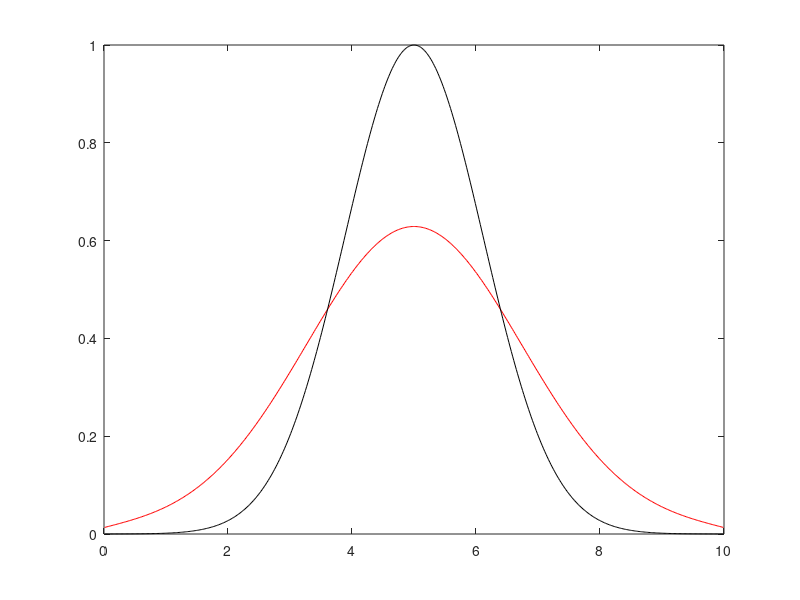
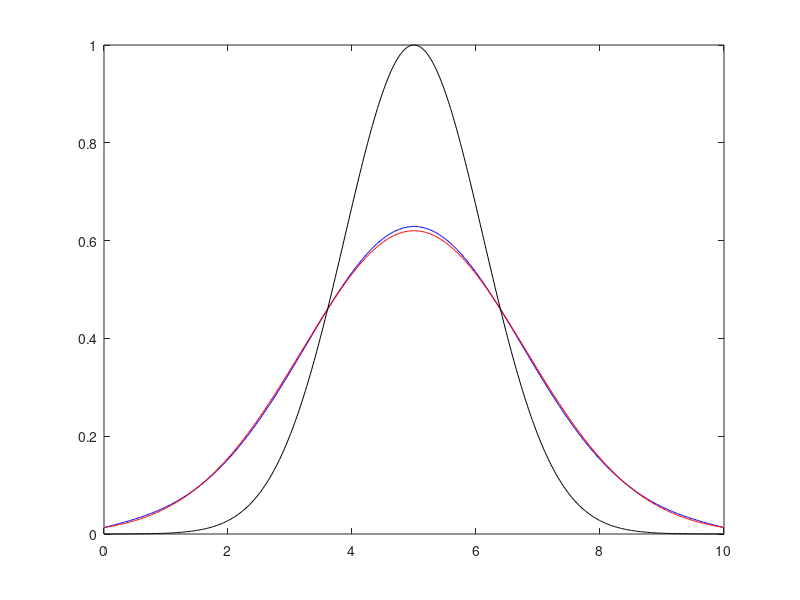

These charts were generated, in order, by the following MATLAB code:
% dampening scheme for possion equations dT2/dx2=0
%Write it in another format
% Vx=dP/dx
% dVxdx=f(x)

%Diffusion Eq: dTdt=D*Laplace(T)+f
%Adding pseudo time: dTdtau=dTdt-D*Laplace(T)-f

clear;clf

Lx = 10;
D  = 100; 
t0 = Lx*Lx/D/160;
nx=250*2; %nx cell
dx=Lx/nx;
Imax=100*nx;
%Initiation
x=linspace(0,Lx,nx+1);
xc=(x(1:end-1)+x(2:end))/2;
T=zeros(1,nx);
%t0=0.1;  % initial time 0.1
a=0.5*Lx;
T0=exp(-(xc-a).^2/4/D/t0); 
% Notice that boundary condition should depend on t in order to have the simple
%analytical solution. Here we choose t0 to make the boundary temperature close to 0.
%t00=s
Told=T0;
T = T0;
%T=2*rand(1,nx);
%Tana=sin(x);
Vx=zeros(1,nx-1);
f=sin(xc);f(:)=0;
%Boundary condition
ttol=1.6*t0 %0.1*tsc;
Tana = sqrt(t0/(t0+ttol)).*exp(-(xc-a).^2/(4*D*(t0+ttol)));
T(1)=Tana(1);T(end)=Tana(end);
%T(1)=0;
%T(end)=0;
dTdtau=zeros(1,nx-2);
%P([1 end])=0;

cnt=100;
epsi=1e-5;

tsc =Lx*Lx/D;% 100
dt  = 1e-3*tsc     %0.001*tsc
CFL = 0.8;
ndim=1;
%dtaudiff=CFL*dx*dx/2/D/ndim;
dtaudiff=1/(1.0/(dx*dx/D/2.1)+1.0/dt)
itertol=0;
time=0; 

residdT=1e5;
it=0;
damp=1-6*pi/nx;% 0.93 %0.991 %
dampening=1;
while (time<ttol*0.99 &&it<10000)
%for it=1:100
       iter=0; 
       residdT=2*epsi;
%for iter=1:Imax
   while residdT>epsi && iter<Imax
       q           = -D*diff(T)/dx;
       RT          = -(T(2:end-1)-Told(2:end-1))/dt-diff(q)/dx;     
      if dampening == 0  %****dTdtau is used. simple and slow!
        T(2:end-1) = T(2:end-1)+dtaudiff*RT;
      else             %****dT2dtau is used!
        dTdtau     = RT + damp*dTdtau;
        T(2:end-1) = T(2:end-1)+dtaudiff*dTdtau;
      end
       residdT=max(abs(RT)); %dtaudiff*
       iter=iter+1;
       if mod(iter,cnt)==0
         plot(xc,T,'r',xc,T0,'k');drawnow
         fprintf('Iteration %d, residdT=%7.3e\n',iter,residdT); 
       end   
    end
    itertol = itertol+iter;
    it=it+1;time=time+dt;
    Told=T;
    fprintf('Step %d converged,residdT=%7.3e\n',it,residdT); 
end
%Tana=1/sqrt(4*(ttol+1/4)).*exp(-(xc-a).^2/(4*(ttol+1/4)));
% initial condition: T(x,t0)=exp(-x*x/(4*D*t0))  %Let:t0=0.1;
%analytical solution:T(x,t)=sqrt(t0/t)exp(-x*x/(4*D*t));
%Tana = sqrt(t0/(ttol)).*exp(-(xc-a).^2/(4*D*ttol));
Tana = sqrt(t0/(t0+time)).*exp(-(xc-a).^2/(4*D*(t0+time)));
figure();plot(xc,T,'b',xc,Tana,'r',xc,T0,'k')

fprintf('Total %d step are calculated.\n The physical time is =%3.1f, totel iteration is %d (%3.1f *nx), with dampeng=%d\n',it,time,itertol,itertol/nx,dampening); 